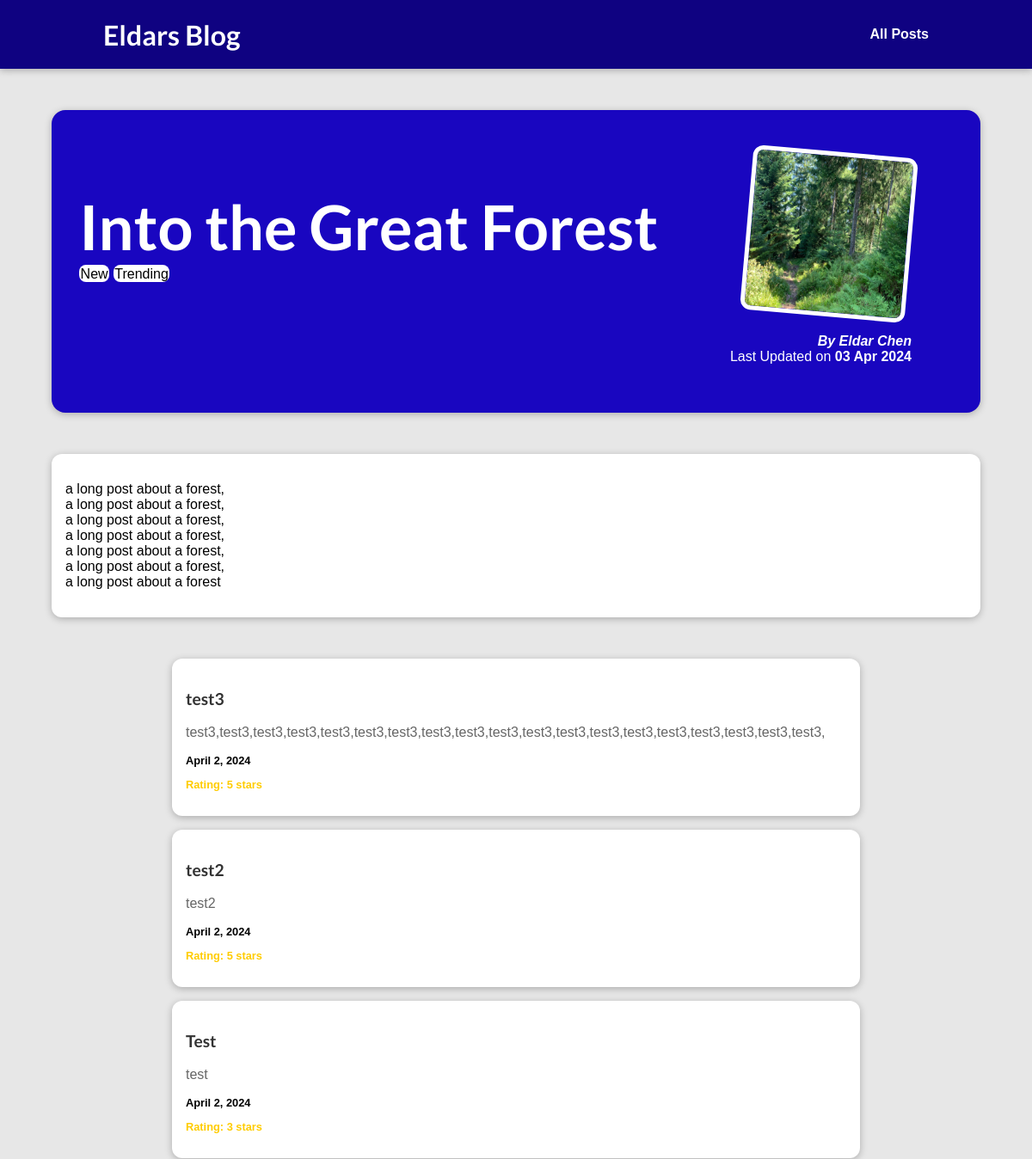
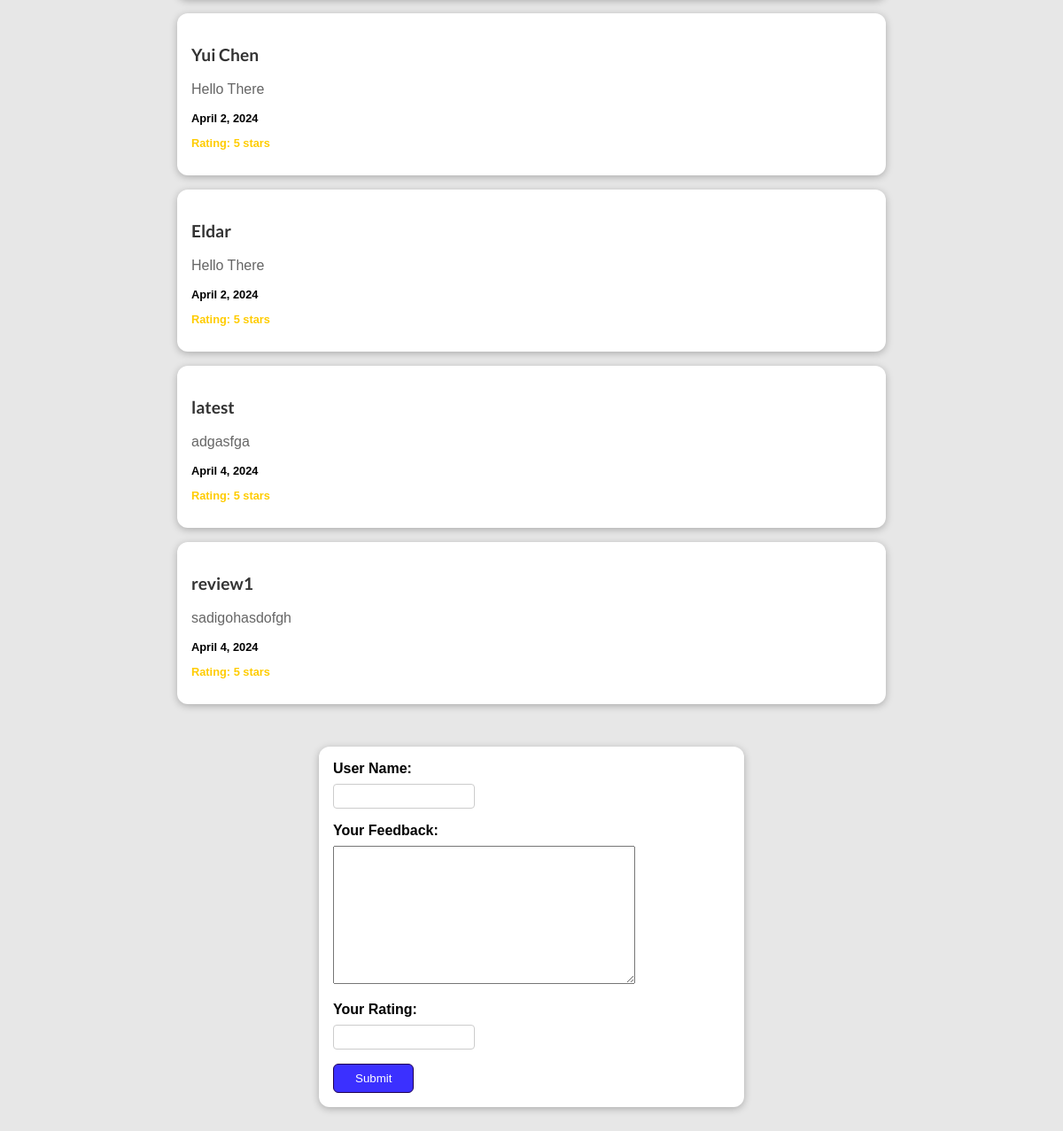
The page /posts/into-the-forest on the database its author committed (2 pictures, top to bottom).
### blog/models.py (models this page shows, shortened)
class Post(models.Model):
    title = models.CharField(max_length=150)
    excerpt = models.CharField(max_length=200)
    image_name = models.CharField(max_length=100)
    image = models.ImageField(upload_to="static/posts", null=True)
    date = models.DateField(auto_now=True)
    created_at = models.DateTimeField(auto_now_add=True)
    slug = models.SlugField(unique=True)
    content = models.TextField(validators=[MinLengthValidator(10)])
    author = models.ForeignKey(
        Author, on_delete=models.SET_NULL, null=True, related_name="posts")
    tags = models.ManyToManyField(Tag)

class Tag(models.Model):
    caption = models.CharField(max_length=50)

class Author(models.Model):
    first_name = models.CharField(max_length=100)
    last_name = models.CharField(max_length=100)
    email_address = models.EmailField()
    def full_name(self):
        return f"{self.first_name} {self.last_name}"
    def __str__(self):
        return self.full_name()

class Review(models.Model):
    user_name = models.CharField(max_length=100)
    review_text = models.TextField(max_length=200)
    rating = models.IntegerField(validators=[MinValueValidator(1), MaxValueValidator(5)])
    date = models.DateField(auto_now=True)
    identified_post = models.ForeignKey("blog.Post", null=True, blank=True, on_delete=models.CASCADE)

### blog/views.py (the view)
# urls.py: path("posts/<slug:slug>", views.post_detail,
def post_detail(request, slug):
    identified_post = get_object_or_404(Post, slug=slug)
    if request.method == 'POST':
        form = ReviewForm(request.POST, initial={'post': identified_post})
        if form.is_valid():
            review = form.save()
            review.identified_post = identified_post
            review.save()
            return redirect('post-detail-page', slug=slug)
    else:
        form = ReviewForm(initial={'post': identified_post})
    review_card = Review.objects.filter(
        identified_post=identified_post).order_by('-date')
    return render(request, "blog/post-detail.html", {'post': identified_post, "tags": identified_post.tags.all(), "form": form, "review_card": review_card})

### blog/forms.py
class ReviewForm(forms.ModelForm):
    rating = forms.IntegerField(label='Your Rating', min_value=1, max_value=5)
    class Meta:
        model = Review
        fields = ['user_name', 'review_text', 'rating']
        labels = {
            "user_name": "User Name",
            "review_text": "Your Feedback",
            "rating": "Your Rating",
        }
        error_messages = {
            "user_name": {
                "required": "Your name must not be empty",
                "max_length": "Please enter a shorter name",
                "min_length": "Please enter a longer feedback"
            }
        }

### blog/templates/blog/post-detail.html (shortened to what this page needs)
{% extends 'base.html' %}
{% load static %}
{% block css_files %}
    <link rel="stylesheet" href="{% static 'blog/post-details.css' %}" />
    <link rel="stylesheet" href="{% static 'blog/forms.css' %}" />
    <link rel="stylesheet" href="{% static 'blog/reviews.css' %}" />
{% endblock %}
{% block content %}
    <section id="summary">
        <h2>{{ post.title }}</h2>
        <div>
            {% for tag in tags %}
                <span class="tag">{{ tag.caption }}</span>
            {% endfor %}
        </div>
        <article>
            <img src="{{ post.image.url }}" alt="{{ post.title }}" />
            <address>By <a href="mailto:{{ post.author.email_address }}">{{post.author}}</a></address>
            <div>
                Last Updated on <time>{{ post.date|date:"d M Y"}}</time>
            </div>
        </article>
    </section>
    <main>
        <p>
            {{ post.content|linebreaks }}
        </p>
    </main>
    {% for review in review_card reversed %}
        <div class="review-card">
            <h3>{{ review.user_name }}</h3>
            <p>{{ review.review_text }}</p>
            <p>{{ review.date }}</p>
            <p>Rating: {{ review.rating }} stars</p>
        </div>
    {% endfor %}
    <form method="post" action="{% url 'post-detail-page' post.slug %}">
        {% for field in form %}
            <div class="form-control {% if field.errors %}errors{% endif %}">
                {{ field.label_tag }}
                {{ field }}
            </div>
        {% endfor %}
        <button>Submit</button>
    </form>
{% endblock %}

### static/app.css (style rules this page uses)
* { box-sizing: border-box; }
html { font-family: 'Open Sans', 'Lato', sans-serif; }
body { margin: 0; }
h1, h2, h3 { font-family: 'Lato', sans-serif; font-weight: bold; }

### blog/static/blog/post-details.css (style rules this page uses)
body { background-color: #e7e7e7; }
#summary { margin: 8rem auto 3rem auto; padding: 2rem; width: 90%; max-width: 90rem; border-radius: 16px; background-color: #1906c0; position: relative; box-shadow: 0 2px 8px rgba(0, 0, 0, 0.25); height: 22rem; }
#summary h2 { color: white; font-size: 4.5rem; margin-bottom: 0.25rem; }
#summary article { position: absolute; top: 2rem; right: 3rem; padding: 1rem 2rem; border-radius: 12px; text-align: right; color: white; }
#summary article img { width: 12rem; height: 12rem; border-radius: 12px; transform: rotateZ(5deg); border: 5px solid white; margin-bottom: 1rem; }
#summary address { font-weight: bold; }
#summary a { color: white; text-decoration: none; }
#summary time { font-weight: bold; }
main { width: 90%; max-width: 90rem; margin: 3rem auto; background-color: white; padding: 1rem; border-radius: 12px; box-shadow: 0 2px 8px rgba(0, 0, 0, 0.25); }
.tag { background-color: white; color: rgb(0, 0, 0); padding: 0.1rem; border-radius: 8px; }

### blog/static/blog/forms.css (style rules this page uses)
body { font-family: sans-serif; margin: 0; }
form { margin: 3rem auto; width: 90%; max-width: 30rem; padding: 1rem; border-radius: 12px; background-color: white; box-shadow: 0 2px 8px rgba(0, 0, 0, 0.26); }
button { cursor: pointer; padding: 0.5rem 1.5rem; border-radius: 6px; background-color: #3b30ff; color: white; border: 1px solid #1f0050; }
.form-control { margin-bottom: 1rem; }
.form-control input { font: inherit; padding: 0.25rem; border-radius: 4px; border: 1px solid #ccc; display: block; width: 10rem; }
.form-control label { font-weight: bold; display: block; margin-bottom: 0.5rem; }

### blog/static/blog/reviews.css (style rules this page uses)
.review-card { margin: 3rem auto; width: 100%; max-width: 50rem; padding: 1rem; border-radius: 12px; background-color: white; box-shadow: 0 2px 8px rgba(0, 0, 0, 0.26); margin: 1rem auto; }
.review-card h3 { color: #333; font-size: 1.2rem; }
.review-card p { color: #666; font-size: 1rem; }
.review-card p:nth-child(4) { color: #ffcc00; font-weight: bold; font-size: 0.8rem; }
.review-card p:nth-child(3) { color: #000000; font-weight: bold; font-size: 0.8rem; }

### rows shown on the page
Post: title "Into the Great Forest", image (picture), author "Eldar Chen", date "03 Apr 2024", content "a long post about a forest, a long post about a forest, a long post about a forest, a long post about a forest, a long post about a forest, a long post about a forest, a long post about a forest"
Tag: caption "New"
Tag: caption "Trending"
Review: user_name "test3", review_text "test3,test3,test3,test3,test3,test3,test3,test3,test3,test3,test3,test3,test3,test3,test3,test3,test3,test3,test3,", date "April 2, 2024", rating "5"
Review: user_name "test2", review_text "test2", date "April 2, 2024", rating "5"
Review: user_name "Test", review_text "test", date "April 2, 2024", rating "3"
Review: user_name "Yui Chen", review_text "Hello There", date "April 2, 2024", rating "5"
Review: user_name "Eldar", review_text "Hello There", date "April 2, 2024", rating "5"
Review: user_name "latest", review_text "adgasfga", date "April 4, 2024", rating "5"
Review: user_name "review1", review_text "sadigohasdofgh", date "April 4, 2024", rating "5"

### other values the page prints
{{ field.label_tag }} "User Name:" "Your Feedback:" "Your Rating:"
